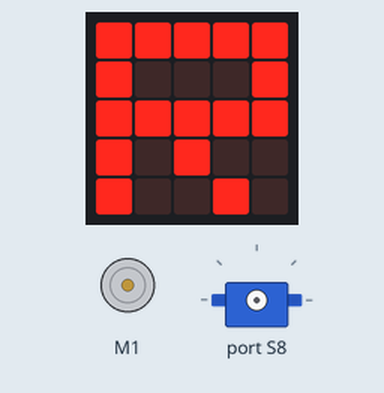
Recording of a program running on a simulated BBC micro:bit (MakeCode). Shown: the board's 5×5 LED display, DC motor (green arrow = forward, orange = backward, longer = faster), servo.

Above: at 0.1 s.
At 0.5 s:
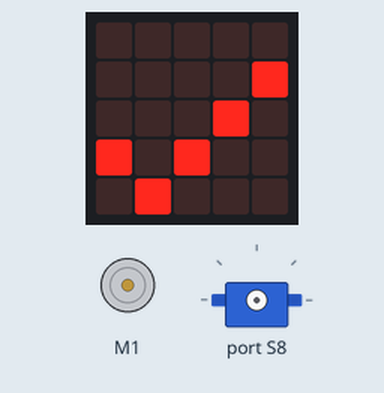
At 39.1 s:
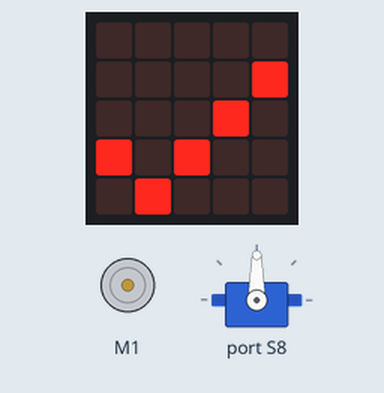
Timing chart, 0 to 40.0 s (numbered marks = the images above):
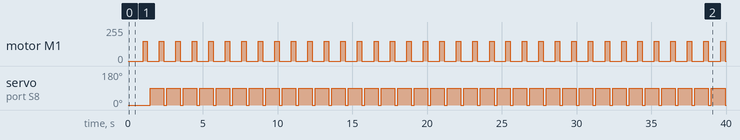

The program:

main.ts
```typescript
basic.showLeds(`
    # # # # #
    # . . . #
    # # # # #
    # . # . .
    # . . # .
    `)
basic.forever(function () {
    for (let index = 0; index < 7; index++) {
        basic.showIcon(IconNames.Yes)
        robotbit.MotorRun(robotbit.Motors.M1A, 150)
        basic.pause(300)
        robotbit.MotorStopAll()
        robotbit.Servo(robotbit.Servos.S8, 0)
        basic.pause(200)
        robotbit.Servo(robotbit.Servos.S8, 90)
    }
})
```

test.ts
```typescript
// testes vão aqui; isto não será compilado quando este pacote for usado como uma extensão.
```

Measured:
- by itself, motor M1: alternates forward 150/255 for 0.30 s and stopped for 0.80 s
- by itself, servo on port S8: alternates 90° for 0.90 s and 0° for 0.20 s
